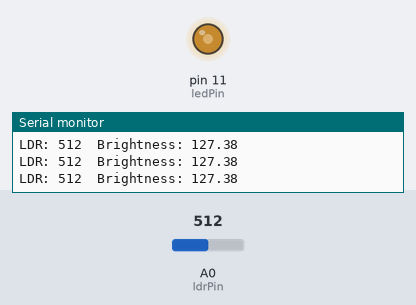
Simulated run of this sketch. Board: Arduino Uno, built with avr-gcc and run on an emulated ATmega328P. On the bench: output pins drawn as LEDs (lit = HIGH), the last lines printed to the serial monitor. Inputs (shaded band) come from the test bench; at power-on: A0 (ldrPin) = 512.

Above: at 1.2 s.
1.3 s: A0 (ldrPin) set to 306
At 1.7 s:
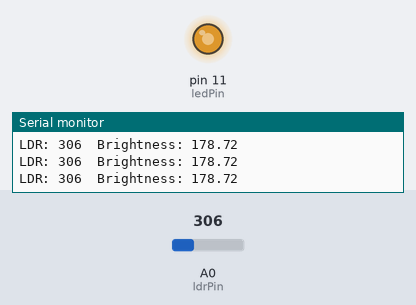
2.8 s: A0 (ldrPin) set to 245
At 3.4 s:
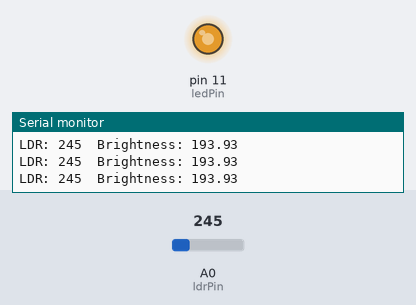
4.3 s: A0 (ldrPin) set to 900
At 5.0 s:
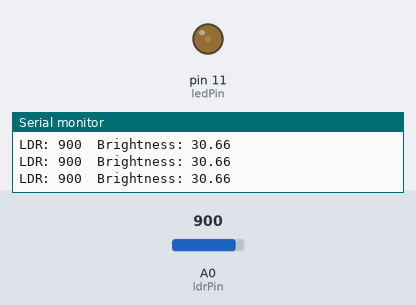
5.8 s: A0 (ldrPin) set to 982
At 6.6 s:
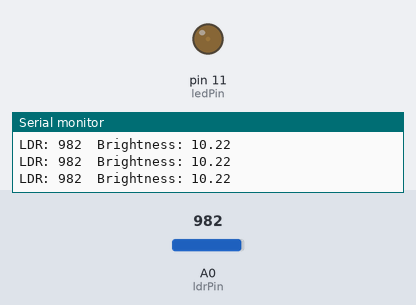
7.3 s: A0 (ldrPin) set to 1017
At 8.2 s:
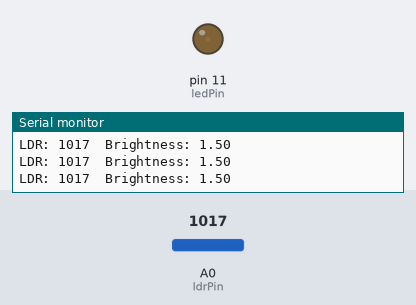
10.3 s: A0 (ldrPin) set to 511
At 11.5 s:
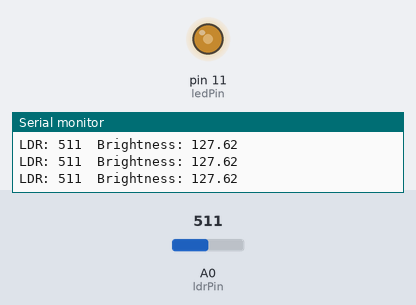
Timing chart, 0 to 12.8 s (numbered marks = the images above; inputs shaded):
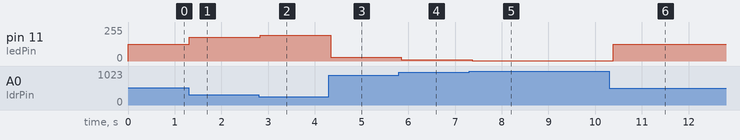

The sketch:

automatic.ino
```cpp
int ldrPin = A0;
int ledPin = 11;

void setup() {
  // put your setup code here, to run once:
  pinMode(ledPin, OUTPUT);
  Serial.begin(9600);
}

void loop() {
  // put your main code here, to run repeatedly:
  int ldrValue = analogRead(ldrPin);
  float brightness = (-255.0/1023.0) * ldrValue + 255;
  if (brightness < 0) brightness = 0;
  if (brightness > 255) brightness = 255;
  analogWrite(ledPin, (int)brightness);

  Serial.print("LDR: ");
  Serial.print(ldrValue);
  Serial.print("  Brightness: ");
  Serial.println(brightness);

  delay(100);
}
```

Measured:
- after the input at 1.3 s, pin 11 (ledPin): 127/255 → 178/255 at once
- after the input at 2.8 s, pin 11 (ledPin): 178/255 → 193/255 at once
- after the input at 4.3 s, pin 11 (ledPin): 193/255 → 30/255 at once
- after the input at 5.8 s, pin 11 (ledPin): 30/255 → 10/255 after 0.05 s
- after the input at 7.3 s, pin 11 (ledPin): 10/255 → 1/255 after 0.07 s
- after the input at 10.3 s, pin 11 (ledPin): 1/255 → 127/255 after 0.09 s
